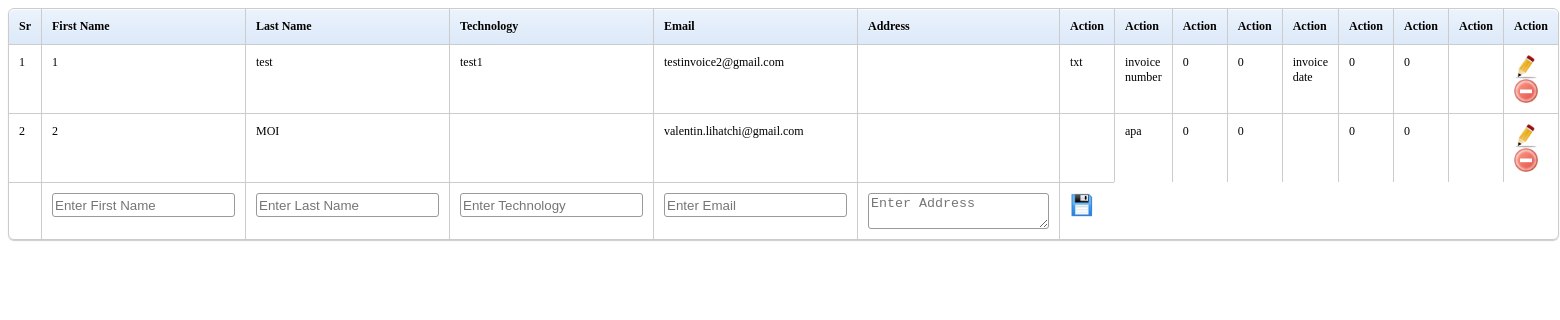
/_obsolete/config_ajax/index.php, run on an earlier commit of the app's database.
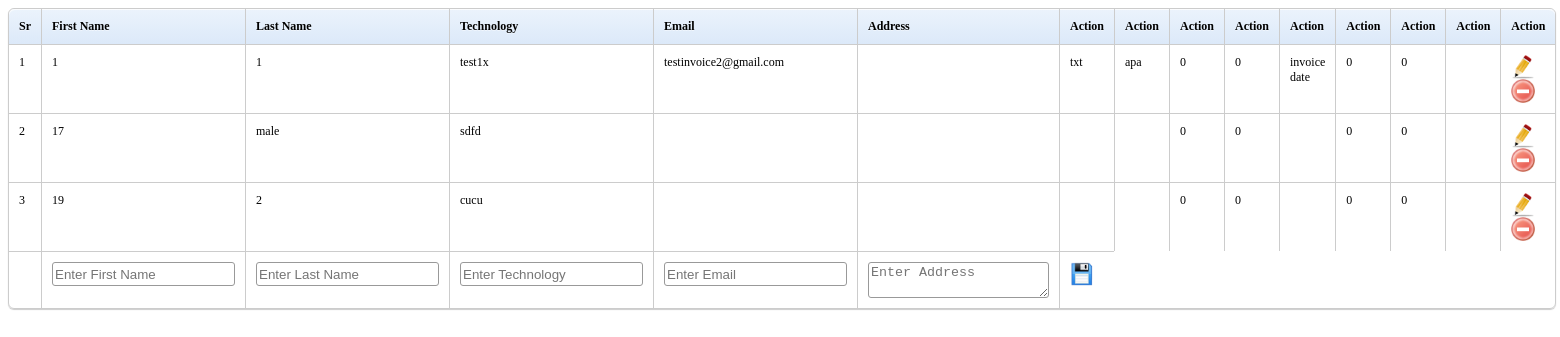
And on a later commit of the database.
### tables this page shows
CREATE TABLE `match_config` (
  `id` int(11) NOT NULL AUTO_INCREMENT,
  `partner` varchar(30) NOT NULL,
  `config_name` varchar(30) NOT NULL,
  `email` varchar(50) NOT NULL,
  `subject` varchar(50) NOT NULL,
  `atttype` varchar(5) NOT NULL,
  `inv_no_str` varchar(50) NOT NULL,
  `inv_no_col_offset` int(11) NOT NULL,
  `inv_no_row_offset` int(11) NOT NULL,
  `inv_date_str` varchar(50) NOT NULL,
  `inv_date_col_offset` int(11) NOT NULL,
  `inv_date_row_offset` int(11) NOT NULL,
  `inv_date_format` varchar(20) NOT NULL,
  UNIQUE KEY `idx` (`id`)
);

### _obsolete/config_ajax/ajax_table.class.php (called while the page is built, shortened)
<?php
class ajax_table {
  private function dbconnect() {
    $conn = mysql_connect(MYSQL_SERVER, MYSQL_USER, MYSQL_PASS)
      or die ("<div style='color:red;'><h3>Could not connect to MySQL server</h3></div>");
    return $conn;
  }
  function getRecords(){
	$this->res = mysql_query("select * from match_config");
	if(mysql_num_rows($this->res)){
		while($this->row = mysql_fetch_assoc($this->res)){
			$record = array_map('stripslashes', $this->row);
			$this->records[] = $record;
		}
		return $this->records;
	}
  }
}
?>

### _obsolete/config_ajax/index.php (the view, shortened to what this page needs)
<?php
	require_once("ajax_table.class.php");
	$obj = new ajax_table();
	$records = $obj->getRecords();
?>
<!DOCTYPE HTML PUBLIC "-//W3C//DTD HTML 4.01 Transitional//EN" "http://www.w3.org/TR/html4/loose.dtd">
<html>
 <head>
  <link rel="stylesheet" href="css/style.css">
 </head>
 <body>
	<table border="0" class="tableDemo bordered">
		<tr class="ajaxTitle">
			<th width="2%">Sr</th>
			<th width="8%">First Name</th>
			<th width="8%">Last Name</th>
			<th width="8%">Technology</th>
			<th width="8%">Email</th>
			<th width="8%">Address</th>
			<th width="8%">Action</th>
			<th width="8%">Action</th>
			<th width="8%">Action</th>
			<th width="8%">Action</th>
			<th width="8%">Action</th>
			<th width="8%">Action</th>
			<th width="8%">Action</th>
			<th width="8%">Action</th>
			<th width="8%">Action</th>
		</tr>
		<?php
		if(count($records)){
		 $i = 1;
		 foreach($records as $key=>$eachRecord){
?>
		<tr id="<?php=$eachRecord['id'];?>">
			<td><?php echo $i++;?></td>
			<td class="fname"><?php echo $eachRecord['id'];?></td>
			<td class="lname"><?php echo $eachRecord['partner'];?></td>
			<td class="tech"><?php echo $eachRecord['config_name'];?></td>
			<td class="email"><?php echo $eachRecord['email'];?></td>
			<td class="address"><?php echo $eachRecord['subject'];?></td>
			<td class="address"><?php echo $eachRecord['atttype'];?></td>
			<td class="address"><?php echo $eachRecord['inv_no_str'];?></td>
			<td class="address"><?php echo $eachRecord['inv_no_col_offset'];?></td>
			<td class="address"><?php echo $eachRecord['inv_no_row_offset'];?></td>
			<td class="address"><?php echo $eachRecord['inv_date_str'];?></td>
			<td class="address"><?php echo $eachRecord['inv_date_col_offset'];?></td>
			<td class="address"><?php echo $eachRecord['inv_date_row_offset'];?></td>
			<td class="address"><?php echo $eachRecord['inv_date_format'];?></td>
			<td>
				<a href="javascript:;" id="<?php echo $eachRecord['id'];?>" class="ajaxEdit"><img src="" class="eimage"></a>
				<a href="javascript:;" id="<?php echo $eachRecord['id'];?>" class="ajaxDelete"><img src="" class="dimage"></a>
			</td>
		</tr>
		<?php }
		}
		?>
	</table>
 </body>
</html>

### _obsolete/config_ajax/css/style.css (style rules this page uses)
body { font-family: verdana; font-size: 12px; }
.bordered { *border-collapse: collapse; border-spacing: 0; width: 80%; }
.bordered img { width: 24px; height: 24px; }
.bordered { border: solid #ccc 1px; -moz-border-radius: 6px; -webkit-border-radius: 6px; border-radius: 6px; -webkit-box-shadow: 0 1px 1px #ccc; -moz-box-shadow: 0 1px 1px #ccc; box-shadow: 0 1px 1px #ccc; }
.bordered td, .bordered th { border-left: 1px solid #ccc; border-top: 1px solid #ccc; padding: 10px; text-align: left; vertical-align: top; }
.bordered th { background-color: #dce9f9; background-image: -webkit-gradient(linear, left top, left bottom, from(#ebf3fc), to(#dce9f9)); background-image: -webkit-linear-gradient(top, #ebf3fc, #dce9f9); background-image: -moz-linear-gradient(top, #ebf3fc, #dce9f9); background-image: -ms-linear-gradient(top, #ebf3fc, #dce9f9); background-image: -o-linear-gradient(top, #ebf3fc, #dce9f9); background-image: linear-gradient(top, #ebf3fc, #dce9f9); -webkit-box-shadow: 0 1px 0 rgba(255,255,255,.8) inset; -moz-box-shadow:0 1px 0 rgba(255,255,255,.8) inset; box-shadow: 0 1px 0 rgba(255,255,255,.8) inset; border-top: none; text-shadow: 0 1px 0 rgba(255,255,255,.5); }
.bordered td:first-child, .bordered th:first-child { border-left: none; }
.bordered th:first-child { -moz-border-radius: 6px 0 0 0; -webkit-border-radius: 6px 0 0 0; border-radius: 6px 0 0 0; }
.bordered th:last-child { -moz-border-radius: 0 6px 0 0; -webkit-border-radius: 0 6px 0 0; border-radius: 0 6px 0 0; }

What changed in the data, as far as the page shows it:
removed match_config: id "2", partner "MOI", email "valentin.lihatchi@gmail.com", inv_no_str "apa", inv_no_col_offset "0", inv_no_row_offset "0", inv_date_col_offset "0", inv_date_row_offset "0"
changed match_config "testinvoice2@gmail.com": partner "test" → "1"; config_name "test1" → "test1x"; inv_no_str "invoice number" → "apa"
added match_config: id "17", partner "male", config_name "sdfd", inv_no_col_offset "0", inv_no_row_offset "0", inv_date_col_offset "0", inv_date_row_offset "0"
added match_config: id "19", partner "2", config_name "cucu", inv_no_col_offset "0", inv_no_row_offset "0", inv_date_col_offset "0", inv_date_row_offset "0"
